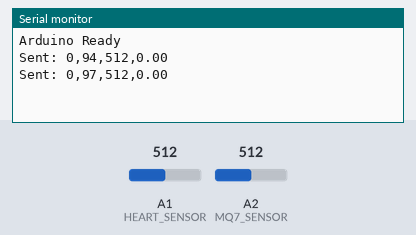
The sketch below on a simulated Arduino Uno, built with avr-gcc and run on an emulated ATmega328P. Shown: the last lines printed to the serial monitor. The inputs (shaded band) are chosen by the test bench; at power-on: A2 (MQ7_SENSOR) = 512, A1 (HEART_SENSOR) = 512. Random numbers use the default seed unless the sketch sets one.

Above: at 2.8 s.
2.9 s: A2 (MQ7_SENSOR) set to 560
At 4.5 s:
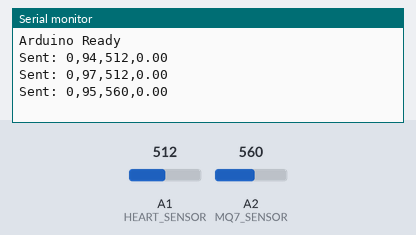
5.6 s: A1 (HEART_SENSOR) set to 560
At 6.6 s:
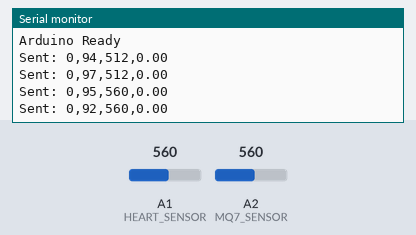
8.3 s: A2 (MQ7_SENSOR) set to 540
At 10.9 s:
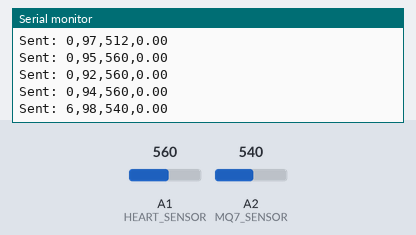
Timing chart, 0 to 12.4 s (numbered marks = the images above; inputs shaded):
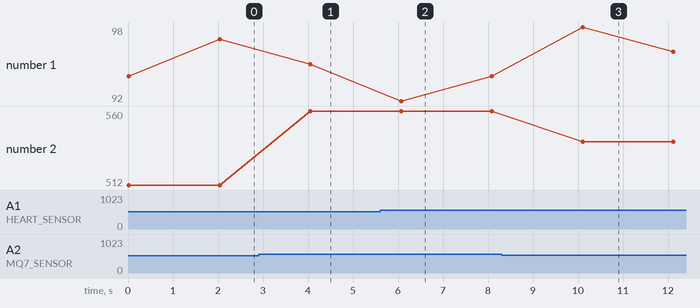

Measured:
- after the input at 2.9 s, the serial monitor: prints a new line after 1.2 s (image 1)
- after the input at 8.3 s, the serial monitor: prints a new line after 1.8 s (image 3)
- plotted number 2: 512 → 560 after the input at 2.9 s, 560 → 540 after the input at 8.3 s

The sketch:

arduino_firebase.ino
```cpp
#include <SoftwareSerial.h>

#define HEART_SENSOR A1  // Pulse sensor for heart rate
#define MQ7_SENSOR A2    // MQ7 CO sensor
#define FLOW_SENSOR A0   // Water flow sensor

SoftwareSerial espSerial(3, 2);  // TX, RX (Connect to ESP8266 RX, TX)

volatile int pulseCount = 0;
float flowRate = 0.0, totalLiters = 0.0;
const float calibrationFactor = 7.5;

int bpm = 0;  // Store heart rate
unsigned long lastPulseTime = 0;
int pulseThreshold = 550;  // Adjust based on your sensor

void pulseCounter() {
    pulseCount++;
}

// Function to measure heart rate
int measureHeartRate() {
    int pulseVal = analogRead(HEART_SENSOR);
    static int lastPulseVal = 0;
    static int beats = 0;
    static unsigned long startTime = millis();

    if (pulseVal > pulseThreshold && lastPulseVal < pulseThreshold) {  // Detect rising edge
        beats++;
    }
    lastPulseVal = pulseVal;

    if (millis() - startTime >= 10000) {  // Measure for 10 seconds
        bpm = beats * 6;  // Convert to BPM
        beats = 0;
        startTime = millis();
    }

    return bpm;
}

void setup() {
    Serial.begin(115200);
    espSerial.begin(9600);

    pinMode(FLOW_SENSOR, INPUT_PULLUP);
    attachInterrupt(digitalPinToInterrupt(FLOW_SENSOR), pulseCounter, FALLING);

    Serial.println("Arduino Ready");
}

void loop() {
    int heartRate = measureHeartRate();
    int CO_level = analogRead(MQ7_SENSOR);

    // Calculate flow rate (L/min)
    flowRate = (pulseCount / calibrationFactor);
    totalLiters += (flowRate / 60.0);
    pulseCount = 0;

    int fakeSpO2 = random(90, 99);  // Simulated SpO2

    // Send data to ESP8266
    String data = String(heartRate) + "," + String(fakeSpO2) + "," + String(CO_level) + "," + String(flowRate);
    espSerial.println(data);

    Serial.println("Sent: " + data);
    delay(2000);
}
```
